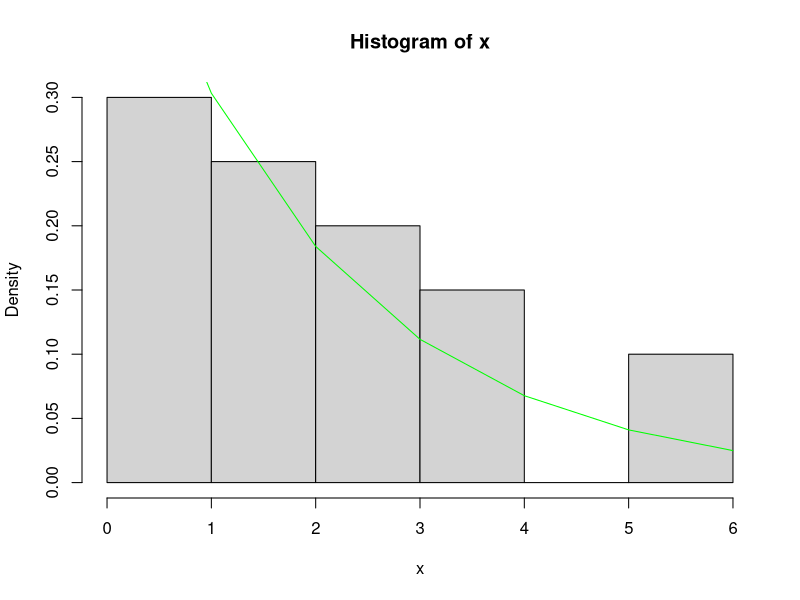
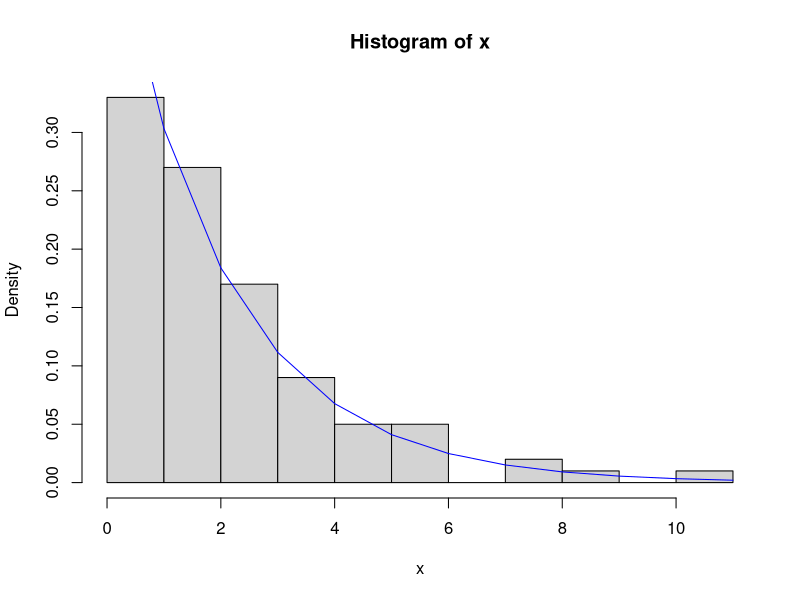
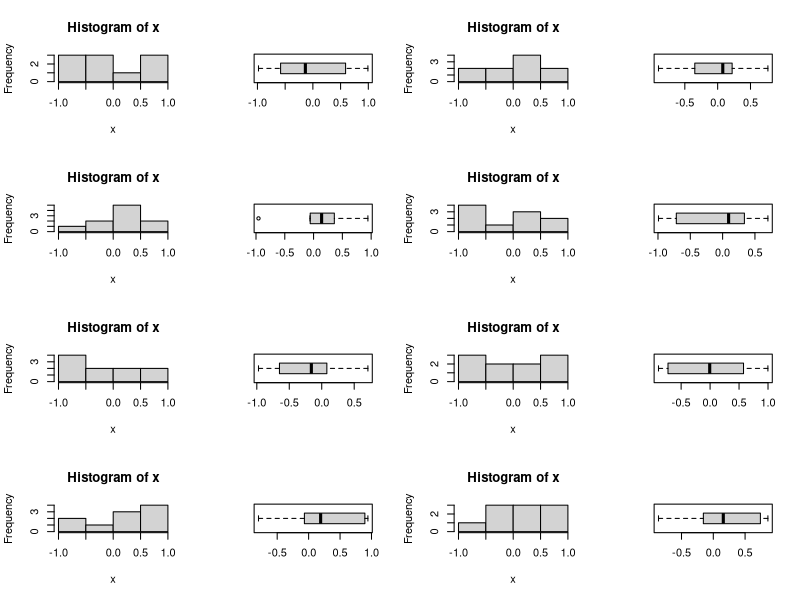
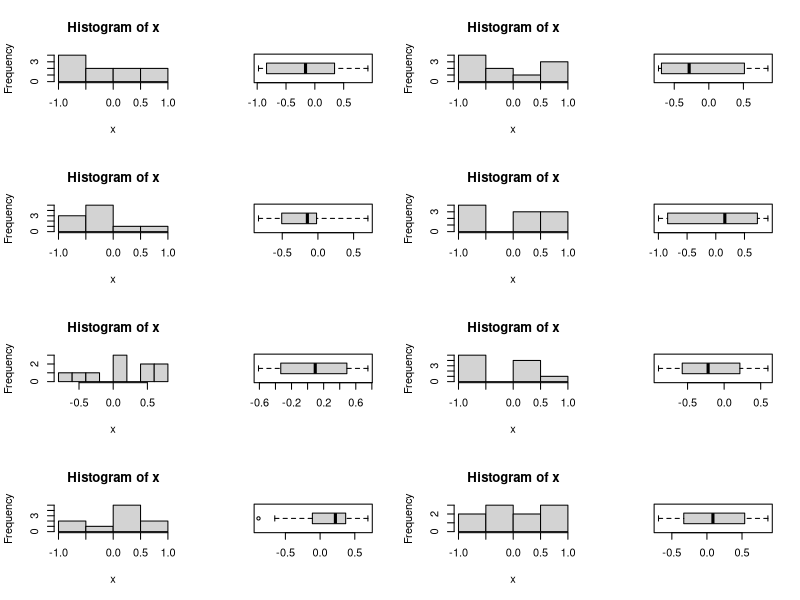
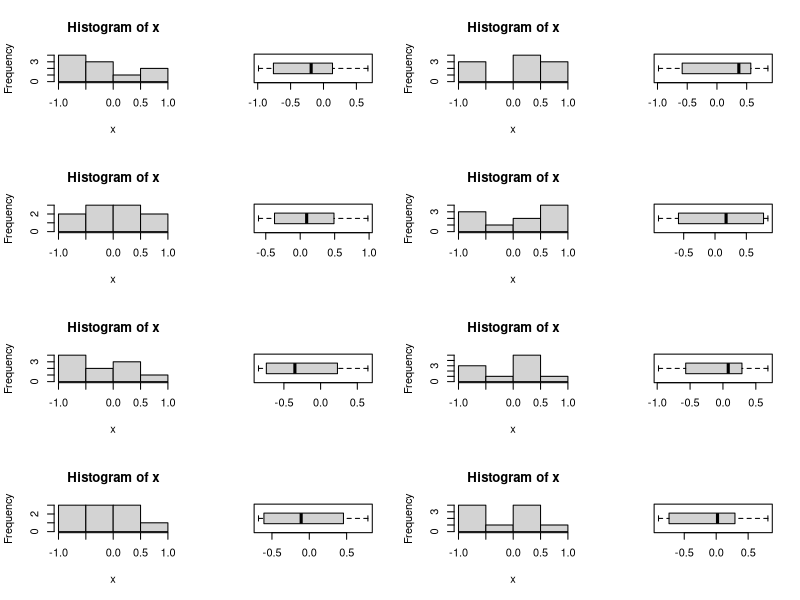
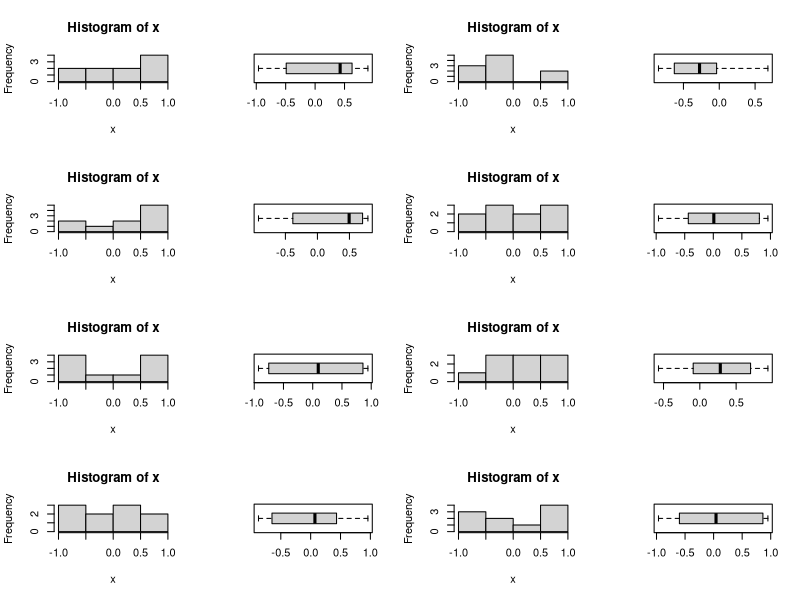
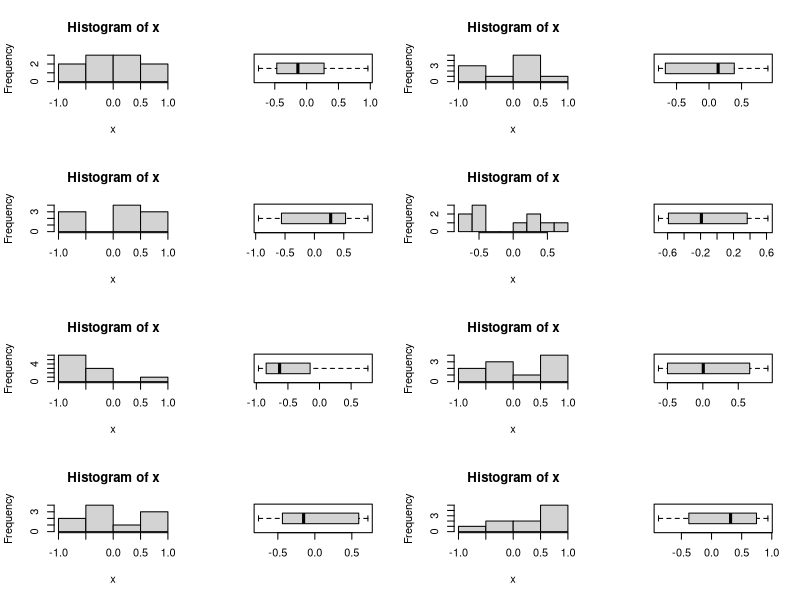
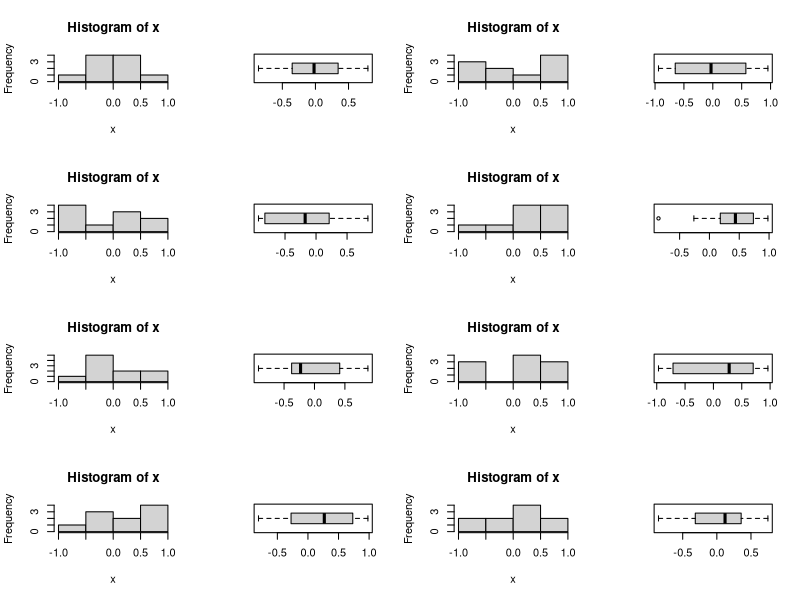

Source code (R) for these figures, in order:
## ---- chunk 1
x<-rexp(20,0.5)
hist(x, freq=FALSE)
maxvalue <- ceiling(max(x))
lines(0:maxvalue,dexp(0:maxvalue, 0.5), col="green",)
## ---- chunk 2

## ---- chunk 3
x<-rexp(100,0.5)
hist(x, freq=FALSE)
maxvalue <- ceiling(max(x));
lines(0:maxvalue,dexp(0:maxvalue, 0.5), col="blue",)
## ---- chunk 4
x <- runif(10, -1, 1)
max <- max(x)
## ---- chunk 5
for (i in 1:10) {
  x <- runif(10, -1, 1)
}
## ---- chunk 6
par(mfrow=c(4,4))
for (i in 1:100) {
  x <- runif(10, -1, 1)
  hist(x)
  boxplot(x, horizontal = TRUE)
}
## ---- chunk 7
x <- runif(50, -1, 1)
